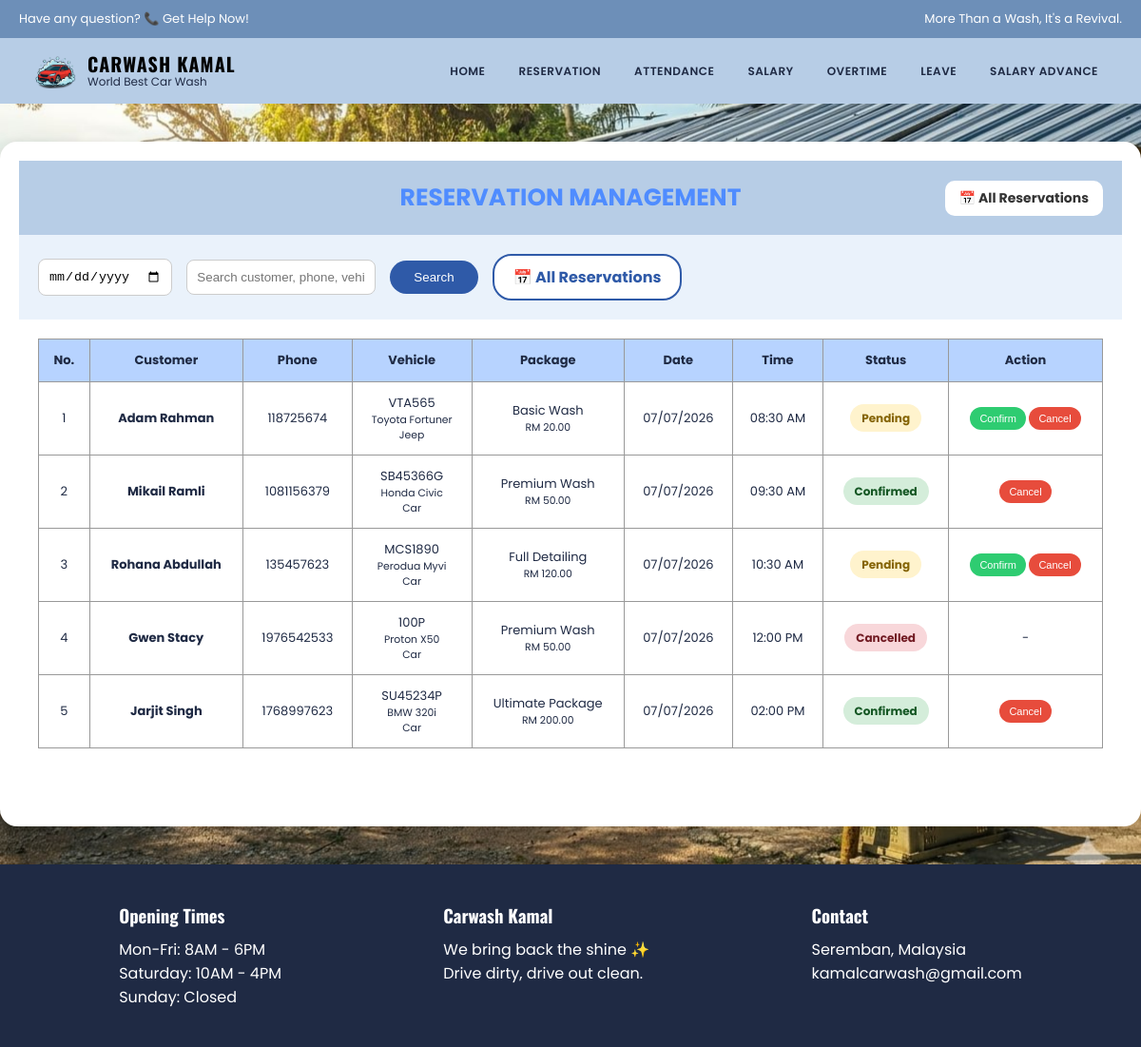
/staff/pages/reservation.php (signed in), run on the app's committed database.
### tables this page shows
CREATE TABLE `service` (
  `service_id` int(11) NOT NULL,
  `cust_id` int(11) NOT NULL,
  `package_id` int(11) NOT NULL,
  `vehicle_id` int(11) NOT NULL,
  `service_date` date NOT NULL,
  `service_time` time NOT NULL,
  `service_status` varchar(20) DEFAULT 'Pending'
);

CREATE TABLE `customer` (
  `cust_id` int(11) NOT NULL,
  `cust_name` varchar(50) NOT NULL,
  `cust_dob` date NOT NULL,
  `cust_phonenum` int(11) NOT NULL,
  `cust_email` varchar(30) NOT NULL,
  `cust_username` varchar(50) NOT NULL,
  `cust_password` varchar(255) NOT NULL,
  `cust_gender` tinyint(1) NOT NULL COMMENT '0 = Male , 1 = Female',
  `cust_image` varchar(255) DEFAULT NULL,
  `cust_state` varchar(30) NOT NULL
);

CREATE TABLE `vehicle` (
  `vehicle_id` int(11) NOT NULL,
  `cust_id` int(11) NOT NULL,
  `vehicle_platenum` varchar(20) NOT NULL,
  `vehicle_brand` varchar(15) NOT NULL,
  `vehicle_model` varchar(15) NOT NULL,
  `vehicle_type` varchar(15) NOT NULL
);

CREATE TABLE `package` (
  `package_id` int(11) NOT NULL,
  `package_name` varchar(30) NOT NULL,
  `package_price` int(11) NOT NULL,
  `package_type` tinyint(1) NOT NULL
);

### staff/pages/reservation.php (the view, shortened to what this page needs)
<?php
include("../../config.php");
$date = $_GET['date'] ?? "";
$search = $_GET['search'] ?? "";
$limit = 10;
$page = $_GET['page'] ?? 1;
$offset = ($page - 1) * $limit;
$stmt = $conn->prepare("
    SELECT
    service.service_id,
    customer.cust_name,
    customer.cust_phonenum,
    vehicle.vehicle_platenum,
    vehicle.vehicle_brand,
    vehicle.vehicle_model,
    vehicle.vehicle_type,
    package.package_name,
    package.package_price,
    service.service_date,
    service.service_time,
    service.service_status
    FROM service
    JOIN customer
    ON service.cust_id = customer.cust_id
    JOIN vehicle
    ON service.vehicle_id = vehicle.vehicle_id
    JOIN package
    ON service.package_id = package.package_id
    WHERE
    (
        service.service_date = ?
        OR ? = ''
    )
    AND
    (
        customer.cust_name LIKE ?
        OR customer.cust_phonenum LIKE ?
        OR vehicle.vehicle_platenum LIKE ?
        OR package.package_name LIKE ?
    )
    ORDER BY service.service_date ASC,
    service.service_time ASC
    LIMIT $limit OFFSET $offset
");
$stmt->execute([
    $date,
    $date,
    "%$search%",
    "%$search%",
    "%$search%",
    "%$search%"
]);
$reservations = $stmt->fetchAll();
?>
<?php include("../includes/header.php"); ?>
<link rel="stylesheet" href="../../CSS/style.css">
<section class="page-bg">
<div class="card">
<div class="card-header">
<div>
    RESERVATION MANAGEMENT
</div>
<div class="date-display">
<?php
if ($date == "") {
    echo "📅 All Reservations";
} else {
    echo "📅 " . date("d/m/Y", strtotime($date));
}
?>
</div>
</div>
<div class="filter-box">
<form method="GET">
<input
type="date"
name="date"
value="<?php echo $date; ?>"
>
<input
type="text"
id="live-search"
name="search"
placeholder="Search customer, phone, vehicle..."
value="<?php echo htmlspecialchars($search); ?>"
>
<button class="btn-search">
Search
</button>
<a href="reservation.php" class="all-btn">
📅 All Reservations
</a>
</form>
</div>
<div class="table-wrap">
<table>
<thead>
<tr>
<th>No.</th>
<th>Customer</th>
<th>Phone</th>
<th>Vehicle</th>
<th>Package</th>
<th>Date</th>
<th>Time</th>
<th>Status</th>
<th>Action</th>
</tr>
</thead>
<tbody id="reservation-table">
<?php if (count($reservations) > 0) { ?>
<?php
$number = $offset + 1;
foreach ($reservations as $row) {
?>
<tr>
<td>
<?php echo $number++; ?>
</td>
<td>
<b>
<?php echo $row['cust_name']; ?>
</b>
</td>
<td>
<?php echo $row['cust_phonenum']; ?>
</td>
<td>
<?php echo $row['vehicle_platenum']; ?>
<br>
<small>
<?php echo $row['vehicle_brand'] . " " . $row['vehicle_model']; ?>
</small>
<br>
<small>
<?php echo $row['vehicle_type']; ?>
</small>
</td>
<td>
<?php echo $row['package_name']; ?>
<br>
<small>
RM <?php echo number_format($row['package_price'], 2); ?>
</small>
</td>
<td>
<?php echo date("d/m/Y", strtotime($row['service_date'])); ?>
</td>
<td>
<?php echo date("h:i A", strtotime($row['service_time'])); ?>
</td>
<td>
<span class="status <?php echo $row['service_status']; ?>">
<?php echo $row['service_status']; ?>
</span>
</td>
<td class="action">
<?php if ($row['service_status'] == "Pending") { ?>
<form method="POST">
<button
class="confirm"
name="update_status">
Confirm
</button>
</form>
<form method="POST">
<button
class="cancel"
name="update_status">
Cancel
</button>
</form>
<?php } ?>
<?php if ($row['service_status'] == "Confirmed") { ?>
<form method="POST">
<button
class="cancel"
name="update_status">
Cancel
</button>
</form>
<?php } ?>
<?php if ($row['service_status'] == "Cancelled") { ?>
-
<?php } ?>
</td>
</tr>
<?php } ?>
<?php } ?>
</tbody>
</table>
</div>
<div class="pagination">
</div>
</div>
</section>
<?php include("../includes/footer.php"); ?>

### css/style.css (style rules this page uses)
* { margin: 0; padding: 0; box-sizing: border-box; }
.card { background: white; border-radius: 15px; box-shadow: 0 10px 25px rgba(0,0,0,0.1); padding: 20px; }

### staff/pages/reservation.php (style rules this page uses)
.page-bg { background: url("../../images/hero.jpg") center/cover no-repeat; min-height: 100vh; padding: 40px 0; display: flex; justify-content: center; }
.card { width:1200px; border-radius:18px; box-shadow:0 12px 30px rgba(0,0,0,.2); background: white; border-radius: 18px; overflow: hidden; box-shadow: 0 12px 30px rgba(0,0,0,0.2); }
.card-header { background:#b7cde6; color:#4f8cff; padding:20px; font-size:25px; font-weight:bold; display:flex; justify-content:center; align-items:center; position:relative; }
.date-display { position:absolute; right:20px; background:white; color:#333; padding:8px 15px; border-radius:10px; font-size:14px; }
.filter-box { background: #eaf2fb; padding: 20px; }
.filter-box form { display:flex; gap:15px; align-items:center; }
.filter-box input { padding: 10px; border-radius: 8px; border: 1px solid #ccc; }
.btn-search { background:#2f5aa8; color:white; border:none; padding:10px 25px; border-radius:20px; cursor:pointer; }
.all-btn { background:white; color:#2f5aa8; padding:10px 20px; border-radius:20px; text-decoration:none; font-weight:bold; border:2px solid #2f5aa8; }
.table-wrap { padding: 20px; overflow-x: auto; }
table { width: 100%; border-collapse: collapse; font-size: 13px; }
th { background: #b7d3ff; padding: 12px; border: 1px solid #999; }
td { padding: 12px; border: 1px solid #999; text-align: center; }
.status { padding: 6px 12px; border-radius: 20px; font-weight: bold; font-size: 12px; }
.Pending { background: #fff3cd; color: #856404; }
.Confirmed { background: #d4edda; color: #155724; }
.Cancelled { background: #f8d7da; color: #721c24; }
.action form { display: inline; }
.action button { border: none; padding: 6px 10px; border-radius: 15px; color: white; cursor: pointer; font-size: 11px; }
.confirm { background: #2ecc71; }
.cancel { background: #e74c3c; }
.pagination { text-align: center; padding: 20px; }

### data on the page
service: cust.cust_name "Adam Rahman", cust.cust_phonenum "118725674", vehicle.vehicle_platenum "VTA565", vehicle.vehicle_brand "Toyota", vehicle.vehicle_model "Fortuner", vehicle.vehicle_type "Jeep", package.package_name "Basic Wash", package.package_price "20.00", service_date "07/07/2026", service_time "08:30 AM", service_status "Pending"
service: cust.cust_name "Mikail Ramli", cust.cust_phonenum "1081156379", vehicle.vehicle_platenum "SB45366G", vehicle.vehicle_brand "Honda", vehicle.vehicle_model "Civic", vehicle.vehicle_type "Car", package.package_name "Premium Wash", package.package_price "50.00", service_date "07/07/2026", service_time "09:30 AM", service_status "Confirmed"
service: cust.cust_name "Rohana Abdullah", cust.cust_phonenum "135457623", vehicle.vehicle_platenum "MCS1890", vehicle.vehicle_brand "Perodua", vehicle.vehicle_model "Myvi", vehicle.vehicle_type "Car", package.package_name "Full Detailing", package.package_price "120.00", service_date "07/07/2026", service_time "10:30 AM", service_status "Pending"
service: cust.cust_name "Gwen Stacy", cust.cust_phonenum "1976542533", vehicle.vehicle_platenum "100P", vehicle.vehicle_brand "Proton", vehicle.vehicle_model "X50", vehicle.vehicle_type "Car", package.package_name "Premium Wash", package.package_price "50.00", service_date "07/07/2026", service_time "12:00 PM", service_status "Cancelled"
service: cust.cust_name "Jarjit Singh", cust.cust_phonenum "1768997623", vehicle.vehicle_platenum "SU45234P", vehicle.vehicle_brand "BMW", vehicle.vehicle_model "320i", vehicle.vehicle_type "Car", package.package_name "Ultimate Package", package.package_price "200.00", service_date "07/07/2026", service_time "02:00 PM", service_status "Confirmed"
